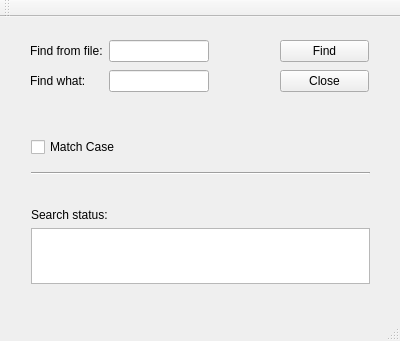
<?xml version="1.0" encoding="UTF-8"?>
<ui version="4.0">
 <class>MainWindow</class>
 <widget class="QMainWindow" name="MainWindow">
  <property name="geometry">
   <rect>
    <x>0</x>
    <y>0</y>
    <width>400</width>
    <height>341</height>
   </rect>
  </property>
  <property name="windowTitle">
   <string>MainWindow</string>
  </property>
  <widget class="QWidget" name="centralWidget">
   <widget class="QWidget" name="gridLayoutWidget">
    <property name="geometry">
     <rect>
      <x>20</x>
      <y>180</y>
      <width>361</width>
      <height>98</height>
     </rect>
    </property>
    <layout class="QGridLayout" name="gridLayout">
     <item row="1" column="0">
      <widget class="QTextBrowser" name="textBrowser"/>
     </item>
     <item row="0" column="0">
      <widget class="QLabel" name="label_3">
       <property name="text">
        <string>Search status:</string>
       </property>
      </widget>
     </item>
    </layout>
   </widget>
   <widget class="QWidget" name="gridLayoutWidget_2">
    <property name="geometry">
     <rect>
      <x>20</x>
      <y>100</y>
      <width>361</width>
      <height>80</height>
     </rect>
    </property>
    <layout class="QGridLayout" name="gridLayout_2">
     <item row="0" column="0">
      <widget class="QCheckBox" name="matchCheckBox">
       <property name="text">
        <string>Match Case</string>
       </property>
      </widget>
     </item>
     <item row="1" column="0">
      <widget class="Line" name="line">
       <property name="orientation">
        <enum>Qt::Horizontal</enum>
       </property>
      </widget>
     </item>
    </layout>
   </widget>
   <widget class="QWidget" name="gridLayoutWidget_3">
    <property name="geometry">
     <rect>
      <x>19</x>
      <y>10</y>
      <width>201</width>
      <height>80</height>
     </rect>
    </property>
    <layout class="QGridLayout" name="gridLayout_3">
     <item row="0" column="0">
      <widget class="QLabel" name="label_2">
       <property name="text">
        <string>Find from file:</string>
       </property>
      </widget>
     </item>
     <item row="1" column="0">
      <widget class="QLabel" name="label">
       <property name="text">
        <string>Find what:</string>
       </property>
      </widget>
     </item>
     <item row="0" column="1">
      <widget class="QLineEdit" name="fileLineEdit"/>
     </item>
     <item row="1" column="1">
      <widget class="QLineEdit" name="keyLineEdit"/>
     </item>
    </layout>
   </widget>
   <widget class="QWidget" name="verticalLayoutWidget">
    <property name="geometry">
     <rect>
      <x>269</x>
      <y>10</y>
      <width>111</width>
      <height>80</height>
     </rect>
    </property>
    <layout class="QVBoxLayout" name="verticalLayout">
     <item>
      <widget class="QPushButton" name="findPushButton">
       <property name="text">
        <string>Find</string>
       </property>
      </widget>
     </item>
     <item>
      <widget class="QPushButton" name="closePushButton">
       <property name="text">
        <string>Close</string>
       </property>
      </widget>
     </item>
    </layout>
   </widget>
  </widget>
  <widget class="QMenuBar" name="menuBar">
   <property name="geometry">
    <rect>
     <x>0</x>
     <y>0</y>
     <width>400</width>
     <height>25</height>
    </rect>
   </property>
  </widget>
  <widget class="QToolBar" name="mainToolBar">
   <attribute name="toolBarArea">
    <enum>TopToolBarArea</enum>
   </attribute>
   <attribute name="toolBarBreak">
    <bool>false</bool>
   </attribute>
  </widget>
  <widget class="QStatusBar" name="statusBar"/>
 </widget>
 <layoutdefault spacing="6" margin="11"/>
 <resources/>
 <connections>
  <connection>
   <sender>closePushButton</sender>
   <signal>clicked()</signal>
   <receiver>MainWindow</receiver>
   <slot>close()</slot>
   <hints>
    <hint type="sourcelabel">
     <x>324</x>
     <y>110</y>
    </hint>
    <hint type="destinationlabel">
     <x>199</x>
     <y>170</y>
    </hint>
   </hints>
  </connection>
  <connection>
   <sender>fileLineEdit</sender>
   <signal>editingFinished()</signal>
   <receiver>findPushButton</receiver>
   <slot>setFocus()</slot>
   <hints>
    <hint type="sourcelabel">
     <x>169</x>
     <y>72</y>
    </hint>
    <hint type="destinationlabel">
     <x>287</x>
     <y>76</y>
    </hint>
   </hints>
  </connection>
  <connection>
   <sender>keyLineEdit</sender>
   <signal>editingFinished()</signal>
   <receiver>findPushButton</receiver>
   <slot>setFocus()</slot>
   <hints>
    <hint type="sourcelabel">
     <x>191</x>
     <y>113</y>
    </hint>
    <hint type="destinationlabel">
     <x>284</x>
     <y>73</y>
    </hint>
   </hints>
  </connection>
 </connections>
</ui>
